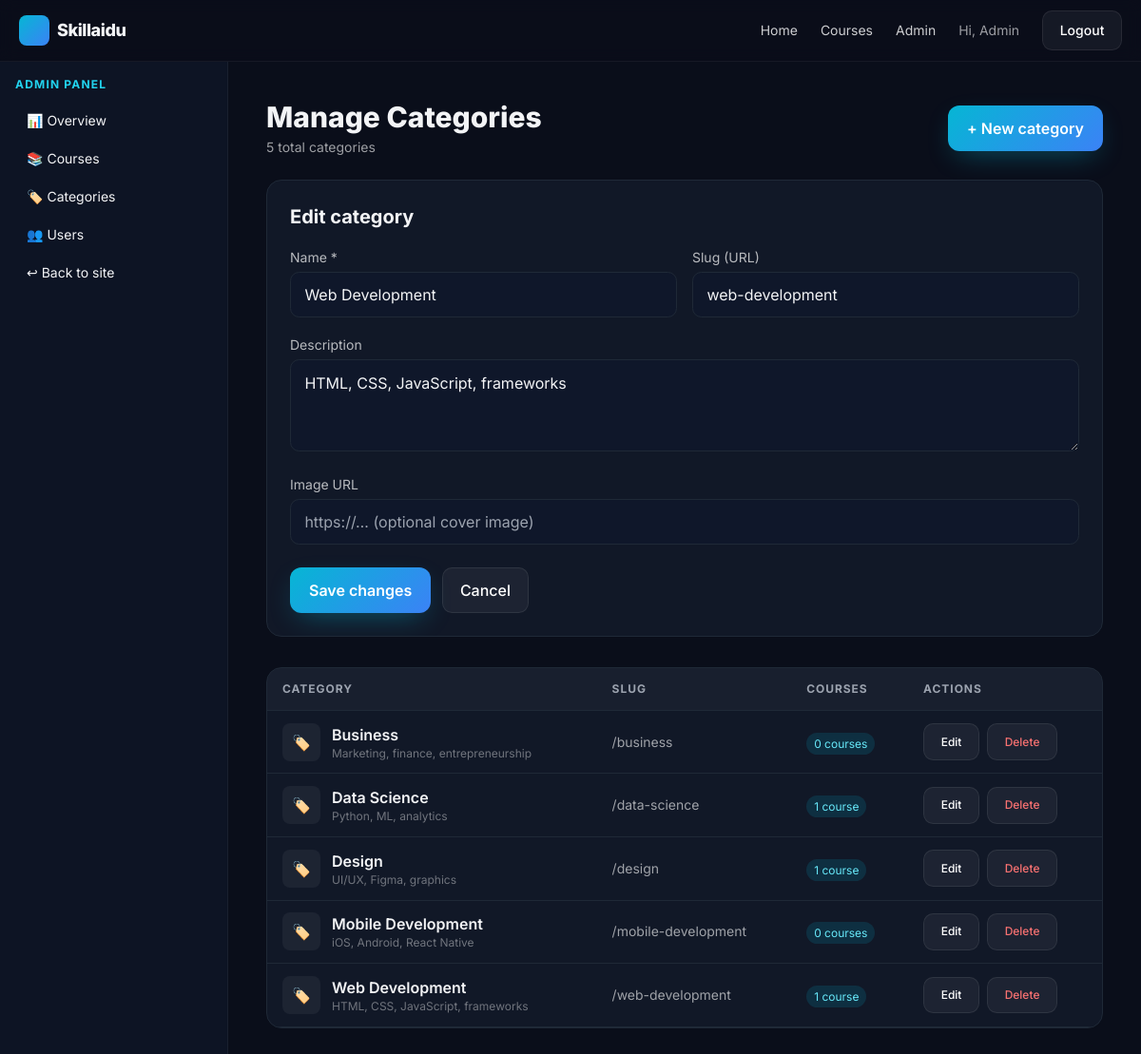
Screenshot of /admin/manage-categories.php?edit=1 (signed in) with the database file from the repository.
### tables this page shows
CREATE TABLE IF NOT EXISTS categories (
  id INT AUTO_INCREMENT PRIMARY KEY,
  name VARCHAR(100) NOT NULL,
  slug VARCHAR(120) NOT NULL UNIQUE,
  description TEXT,
  image_url VARCHAR(500) DEFAULT NULL,
  created_at TIMESTAMP DEFAULT CURRENT_TIMESTAMP
);

### includes/functions.php (called while the page is built, shortened)
<?php
function e($v) { return htmlspecialchars((string)$v, ENT_QUOTES, 'UTF-8'); }

### admin/manage-categories.php (the view, shortened to what this page needs)
<?php
require_once __DIR__ . '/../config/db.php';
require_once __DIR__ . '/../includes/functions.php';
$categories = $pdo->query("
    SELECT c.*, (SELECT COUNT(*) FROM courses WHERE category_id = c.id) AS course_count
    FROM categories c
    ORDER BY c.name
")->fetchAll();
$edit_id  = (int)($_GET['edit'] ?? 0);
$showForm = isset($_GET['new']) || $edit_id > 0;
$editing  = null;
if ($edit_id) {
    $stmt = $pdo->prepare("SELECT * FROM categories WHERE id = ?");
    $stmt->execute([$edit_id]);
    $editing = $stmt->fetch();
}
require_once __DIR__ . '/../includes/header.php';
?>
<div class="md:flex">
  <?php require __DIR__ . '/../includes/sidebar-admin.php'; ?>
  <div class="flex-1 p-6 md:p-10">
    <div class="flex flex-wrap items-center justify-between gap-4">
      <div>
        <h1 class="text-3xl font-extrabold">Manage Categories</h1>
        <p class="text-white/60 text-sm mt-1">
          <?= count($categories) ?> total categor<?= count($categories) === 1 ? 'y' : 'ies' ?>
        </p>
      </div>
      <a href="/admin/manage-categories.php?new=1" class="btn-brand">+ New category</a>
    </div>
    <?php if ($showForm): ?>
      <div class="card mt-6 p-6">
        <h2 class="text-xl font-bold mb-4"><?= $editing ? 'Edit category' : 'New category' ?></h2>
        <form method="POST" class="grid md:grid-cols-2 gap-4">
          <div>
            <label class="text-sm text-white/70">Name *</label>
            <input class="input mt-1" name="name" required value="<?= e($editing['name'] ?? '') ?>" placeholder="e.g. Web Development">
          </div>
          <div>
            <label class="text-sm text-white/70">Slug (URL)</label>
            <input class="input mt-1" name="slug" placeholder="auto from name" value="<?= e($editing['slug'] ?? '') ?>">
          </div>
          <div class="md:col-span-2">
            <label class="text-sm text-white/70">Description</label>
            <textarea class="input mt-1" name="description" rows="3" placeholder="What this category covers…"><?= e($editing['description'] ?? '') ?></textarea>
          </div>
          <div class="md:col-span-2">
            <label class="text-sm text-white/70">Image URL</label>
            <input class="input mt-1" name="image_url" placeholder="https://… (optional cover image)" value="<?= e($editing['image_url'] ?? '') ?>">
          </div>
          <div class="md:col-span-2 flex gap-3 mt-2">
            <button class="btn-brand" type="submit"><?= $editing ? 'Save changes' : 'Create category' ?></button>
            <a href="/admin/manage-categories.php" class="btn-ghost">Cancel</a>
          </div>
        </form>
      </div>
    <?php endif; ?>
    <div class="card mt-8 overflow-hidden">
      <table class="admin-table">
        <thead>
          <tr>
            <th>Category</th>
            <th class="hidden md:table-cell">Slug</th>
            <th>Courses</th>
            <th>Actions</th>
          </tr>
        </thead>
        <tbody>
          <?php foreach ($categories as $cat): ?>
            <tr>
              <td>
                <div class="flex items-center gap-3">
                  <div class="w-10 h-10 bg-white/5 rounded-lg overflow-hidden flex-shrink-0 flex items-center justify-center text-cyan-400">
                    <?php if (!empty($cat['image_url'])): ?>
                      <img src="<?= e($cat['image_url']) ?>" class="w-full h-full object-cover" alt="">
                    <?php else: ?>
                      🏷️
                    <?php endif; ?>
                  </div>
                  <div>
                    <div class="font-semibold"><?= e($cat['name']) ?></div>
                    <?php if (!empty($cat['description'])): ?>
                      <div class="text-xs text-white/40 truncate max-w-xs"><?= e($cat['description']) ?></div>
                    <?php endif; ?>
                  </div>
                </div>
              </td>
              <td class="hidden md:table-cell text-white/60 text-sm">/<?= e($cat['slug']) ?></td>
              <td>
                <span class="text-xs px-2 py-1 rounded-full bg-cyan-500/15 text-cyan-300">
                  <?= (int)$cat['course_count'] ?> course<?= $cat['course_count'] == 1 ? '' : 's' ?>
                </span>
              </td>
              <td>
                <div class="flex gap-2">
                  <a href="?edit=<?= (int)$cat['id'] ?>" class="btn-ghost text-xs">Edit</a>
                  <form method="POST" onsubmit="return confirm('Delete this category? Courses in it will become uncategorized.')" class="inline">
                    <button class="btn-ghost text-xs text-red-400 hover:text-red-300" type="submit">Delete</button>
                  </form>
                </div>
              </td>
            </tr>
          <?php endforeach; ?>
        </tbody>
      </table>
    </div>
  </div>
</div>
<?php require_once __DIR__ . '/../includes/footer.php'; ?>

### assets/css/style.css (style rules this page uses)
:root { --bg: #0a0e1a; --surface: #111827; --surface-2: #1f2937; --border: #1f2937; --text: #f3f4f6; --muted: #9ca3af; --brand: #06b6d4; --brand-2: #3b82f6; --accent: #a855f7; }
* { box-sizing: border-box; }
html, body { background: var(--bg); color: var(--text); font-family: 'Inter', system-ui, sans-serif; margin: 0; }
a { color: inherit; text-decoration: none; }
.btn-brand { background: linear-gradient(135deg, var(--brand), var(--brand-2)); color: #fff; border: 0; padding: .75rem 1.25rem; border-radius: .75rem; font-weight: 600; cursor: pointer; transition: transform .15s ease, box-shadow .2s ease; box-shadow: 0 10px 30px -10px rgba(6,182,212,.45); }
.btn-ghost { background: rgba(255,255,255,.05); color: #fff; border: 1px solid rgba(255,255,255,.08); padding: .65rem 1.1rem; border-radius: .65rem; font-weight: 500; cursor: pointer; }
.card { background: var(--surface); border: 1px solid var(--border); border-radius: 1rem; overflow: hidden; transition: transform .2s ease, border-color .2s ease; }
.input { width: 100%; background: #0f172a; border: 1px solid #1f2937; color: #f3f4f6; padding: .7rem .9rem; border-radius: .6rem; outline: none; }
table.admin-table { width: 100%; border-collapse: collapse; }
table.admin-table th, table.admin-table td { padding: .8rem 1rem; border-bottom: 1px solid var(--border); text-align: left; }
table.admin-table thead { background: rgba(255,255,255,.03); font-size: .75rem; text-transform: uppercase; letter-spacing: .08em; color: var(--muted); }

### rows the page displays
categories: name "Web Development", slug "web-development", description "HTML, CSS, JavaScript, frameworks", course_count "1"
categories: name "Business", description "Marketing, finance, entrepreneurship", slug "business", course_count "0"
categories: name "Data Science", description "Python, ML, analytics", slug "data-science", course_count "1"
categories: name "Design", description "UI/UX, Figma, graphics", slug "design", course_count "1"
categories: name "Mobile Development", description "iOS, Android, React Native", slug "mobile-development", course_count "0"

### other values shown
current_user()['name'] "Admin"
count($categories) "5"
